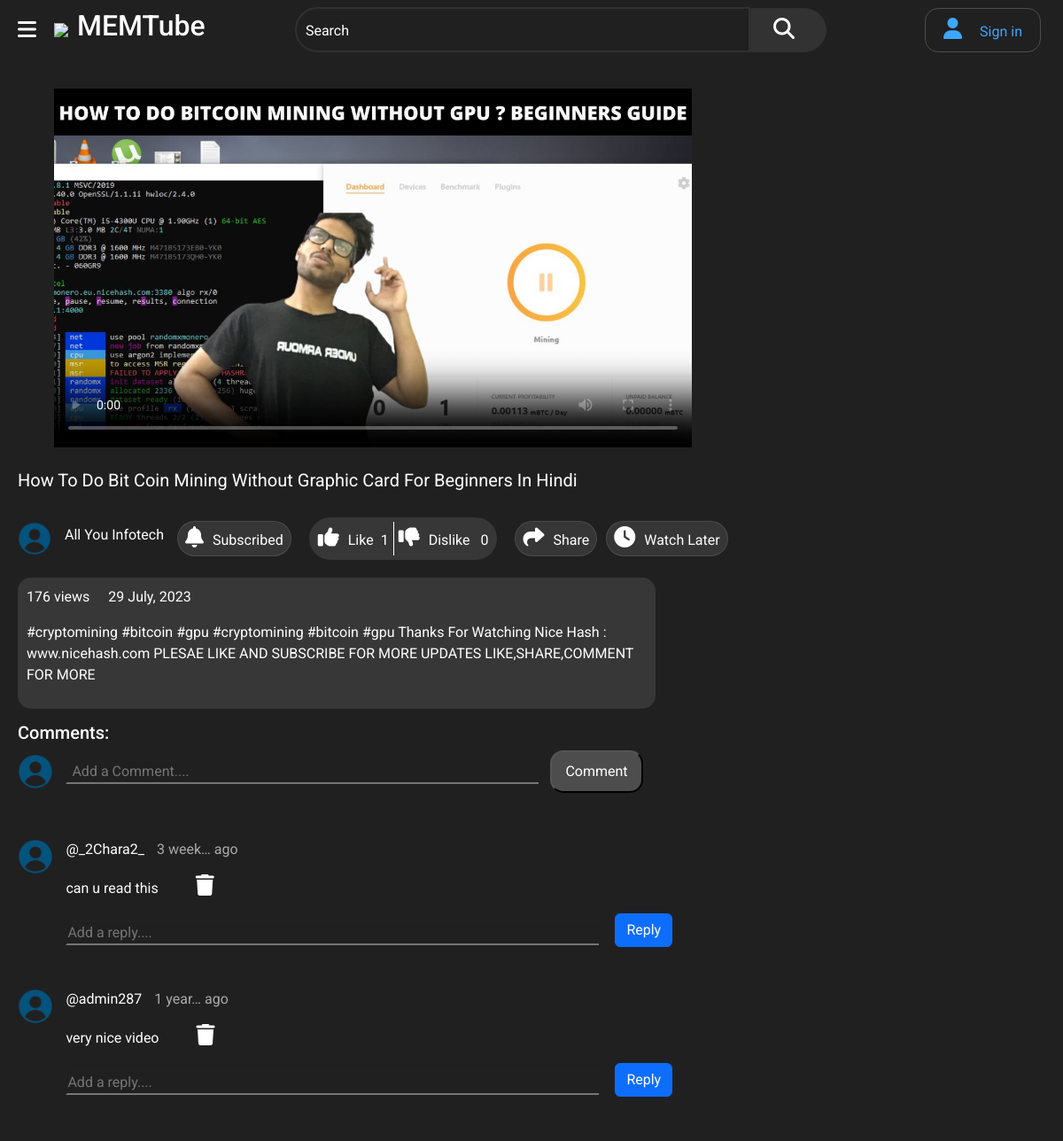
Screenshot of /youtube/video/1 with the database file from the repository.
### youtube_app/models.py (models this page shows, shortened)
class video_details(models.Model):
    video_id=models.AutoField(primary_key=True)
    video_title=models.CharField(max_length=150)
    video_category=models.CharField(max_length=100)
    video_description=models.TextField(default="")
    video_thumbnail=models.ImageField(upload_to='thumbnail')
    video_channelname=models.CharField(max_length=100,default="")
    video_timestamp=models.DateTimeField(auto_now_add=True)
    video_duration=models.CharField(max_length=20,default="")
    video_views=models.IntegerField(default=0)
    video_videofile=models.FileField(upload_to='video')

class comments(models.Model):
    user=models.ForeignKey(User,on_delete=models.CASCADE)
    video=models.ForeignKey(video_details,on_delete=models.CASCADE)
    content=models.TextField()
    timestamp=models.DateTimeField(auto_now_add=True)
    parent=models.ForeignKey('self',on_delete=models.CASCADE,null=True, blank=True)

### youtube_app/views.py (the view, shortened to what this page needs)
# urls.py: path('youtube/video/<int:id>', views.videoplayback,name="playback"),
def videoplayback(request, id):
    play_video = get_object_or_404(video_details, video_id=id)
    max_like=0
    max_dislike=0
    play_video.video_views += 1
    play_video.save()
    right_videos = video_details.objects.exclude(video_id=id)
    user_liked = False
    user_disliked = False
    is_parent_comments = comments.objects.filter(video=play_video, parent=None).exists()
    total_likes=like.objects.filter(video=play_video).exists()
    total_dislikes=dislike.objects.filter(video=play_video).exists()
    if total_likes:
        most_like=like.objects.filter(video=play_video).order_by('-total_like').first()
        max_like=most_like.total_like
    if total_dislikes:
        most_dislike=dislike.objects.filter(video=play_video).order_by('-total_dislike').first()
        max_dislike=most_dislike.total_dislike
    parent_comments = comments.objects.filter(video=play_video, parent=None).order_by('-timestamp')
    return render(request, 'youtube_app/playback.html', {
        'video': play_video,
        'right_videos': right_videos,
        'total_like': max_like,
        'total_dislike': max_dislike,
        'like_status': user_liked,
        'dislike_status': user_disliked,
        'parent_comments': parent_comments,
    })

### youtube_app/templates/youtube_app/playback.html (shortened to what this page needs)
{%extends 'youtube_app/basic.html'%}
{%load static%}
{%load humanize%}
{%block css%}
<link rel="stylesheet" href="{%static 'css/playback.css'%}">
<link href="https://vjs.zencdn.net/8.3.0/video-js.css" rel="stylesheet" />
{%endblock%}
{%block playback%}
<div class="content-playback">
   <div class="left-content">
        <div class="playback-window">
    <video id="video-player"preload="metadata" controls autoplay crossorigin playsinline poster="{{video.video_thumbnail.url}}">
        <source src="{{video.video_videofile.url}}?v={{ timestamp }}" type="video/mp4">
    </video>
</div>
  <div class="video-info">
    <p class="video-info-title">{{video.video_title}}</p>
    <div class="user-playback-data">
        <div class="user-playback-channel-logo">
            <img src="{%static 'img/user.png'%}">
            <p>{{video.video_channelname}}</p>
            <button class="subscribe"><i class="fa-solid fa-bell"></i>Subscribed</button>
        </div>
        <div class="like-dislike" id="ajax-like-dislike">
            <a href="/youtube/like/{{video.video_id}}" class="like" id="ajax-like" onclick="like(event)"><i class="fa-solid fa-thumbs-up" id="fa-like"></i>Like&nbsp; {{total_like}}</a>
            <a href="/youtube/dislike/{{video.video_id}}" class="dislike" onclick="dislike(event)"><i class="fa-solid fa-thumbs-down" id="fa-dislike"></i>Dislike &nbsp; {{total_dislike}}</a>
        </div>
    <div class="watch-share">
        <button class="share"><i class="fa-solid fa-share"></i>Share</button>
        <a href="/youtube/watchlater/{{video.video_id}}" onclick="watchlater('/youtube/watchlater/{{video.video_id}}')"><button class="watch-later" id="watch-button"><i class="fa-solid fa-clock"></i>Watch Later</button></a>
    </div>
    </div>
    <div class="description">
        <div class="playback-time-stamp">
        <p>{{video.video_views}} views</p>
        <p>{{video.video_timestamp|date:"d F, Y"}}</p>
        </div>
        <p>{{video.video_description}}</p>
    </div>
    <div class="comment-section">
        <h5>Comments:</h5>
    <div class="form-field">
     <img src="{%static 'img/user.png'%}">
     <form id="new_comment_user" class="form-field">{%csrf_token%}
        <input type="text" name="parent-comment" placeholder="Add a Comment...." required>
        <button type="submit" onclick="new_comment(event)">Comment</button>
     </form>
    </div></div>
    <div class="user-comments-field">
     {%for parent_comment in parent_comments%}
      <div class="all-comment-list">
       <div class="user-logo">
        <img src="{%static 'img/user.png'%}">
        </div>
      <div class="user-comment-info">
        <div class="user-name-comment">
        <p>@{{parent_comment.user.username}}</p>
        <p class="comment-ago">{{parent_comment.timestamp|naturaltime|truncatechars:"7"}} ago</p>
       </div>
      <div class="main-comments">
        <p>{{parent_comment.content}}<span><i class="fa-solid fa-trash" onclick="delete_parentcomment('{{parent_comment.id}}',this.closest('.all-comment-list'))"></i></span></p>
      </div>
      <div class="reply" >
        <form id="reply_form" class="reply_form_field">{%csrf_token%}
            <input type="text" name="reply_content "placeholder="Add a reply....">
            <button type="submit" onclick="reply_comment(event,'{{parent_comment.id}}')" class="btn btn-primary">Reply</button>
        </form>
      </div>
    </div>
</div>
{%endfor%}
</div>
</div>
  </div>
<div class="right-meta">
</div>
</div>
{%endblock%}

### youtube_app/static/css/basic.css (style rules this page uses)
* { padding: 0; margin: 0; box-sizing: border-box; scroll-behavior: smooth; font-family: 'Roboto',sans-serif; background-color: #202020; }
body i { font-size: 1.5rem; color:#fff; background-color: transparent; }
body p,body a { text-decoration: none; color:#FFF; }

### youtube_app/static/css/playback.css (style rules this page uses)
i { margin-right:10px; }
.content-playback { max-height: 90vh; overflow: scroll; display: flex; width: 100vmax; }
.playback-window { padding:10px 0px 10px 20px; }
.playback-window video { width:60vw; }
.left-content { display: flex; flex-direction: column; align-items: center; gap:5px; }
.video-info { color:white; padding-left:20px; }
.video-info-title { color:white; font-size:20px; }
.user-playback-data { display: flex; flex-direction: row; flex-wrap: wrap; padding-top: 10px; align-items: center; }
.user-playback-channel-logo { display: flex; flex-direction: row; align-items: center; gap:15px; }
.user-playback-channel-logo img { width:38px; height:38px; }
.user-playback-channel-logo p { margin-top:3%; }
.user-playback-data button { border:solid 1px #FFFFFF1A; background-color: #FFFFFF1A; border-radius: 20px; padding:5px 8px; color:#fff; }
.like-dislike { margin-inline: 20px; padding: 5px; display: flex; flex-direction: row; align-items: center; border-radius: 50px; background-color: #FFFFFF1A; }
.like,.dislike,.like-dislike a { background: transparent !important; }
.like-dislike a { padding: 5px; }
.like,.dislike { outline: none; border: transparent !important; }
.like { border-right:solid 0.1px #fff !important; border-radius: 50px 0px 0px 50px !important; }
.dislike { border-radius: 0px 50px 50px 0px !important; }
.watch-share { display: flex; gap:10px; }
.user-playback-data i { background-color:transparent; }
.description { margin-top: 20px; background: #FFFFFF1A; border-radius: 15px; padding:10px; width:60vw; }
.description p { background-color: transparent; }
.playback-time-stamp { display: flex; background-color: transparent; }
.playback-time-stamp p { margin-right: 3%; }
.right-meta { display: flex; flex-direction: column; padding-left: 1.4vmax; padding-top: .8vmax; }
.comment-section { display: flex; flex-direction: column; gap:5%; width:90%; }
.comment-section h5 { padding-top: 15px; }
.form-field { display: flex; flex-direction: row; align-items: center; gap:2%; }
.form-field img,.user-comments-field img { width:40px; height: 40px; }
.form-field form { width:100%; }
.form-field form input { padding-inline: 5px; width:80%; border-right: none; outline: none; color:#fff; }
.form-field form button { padding: 10px 15px; background-color: rgba(255,255,255,0.2); border-radius: 15px; color:#fff; }
.user-comments-field { margin-top: 4%; width:90%; display: flex; flex-direction: column; }
.all-comment-list { display: flex; flex-direction: row; margin-block: 20px; gap:2%; }
.user-name-comment { display: flex; gap:2%; }
.comment-ago { color:#AAAAAA; }
.main-comments p { width:700px; overflow-wrap: break-word; }
.reply form input { width: 86%; border-right: none; }
.reply form button { margin-bottom:1% ; margin-left: 2%; }
.reply_form_field input { color:#fff; }
.main-comments p span { font-size: 17px; font-size: 15px; margin-left: 6%; cursor: pointer; }

### rows the page displays
video_details: video_title "How To Do Bit Coin Mining Without Graphic Card For Beginners In Hindi", video_channelname "All You Infotech", video_views "176", video_timestamp "29 July, 2023", video_description "#cryptomining #bitcoin #gpu #cryptomining #bitcoin #gpu Thanks For Watching Nice Hash : www.nicehash.com PLESAE LIKE AND SUBSCRIBE FOR MORE UPDATES LIKE,SHARE,COMMENT FOR MORE"
comments: user.username "_2Chara2_", timestamp "3 week…", content "can u read this"
comments: user.username "admin287", timestamp "1 year…", content "very nice video"

### other values shown
{{ total_like }} "1"
{{ total_dislike }} "0"
